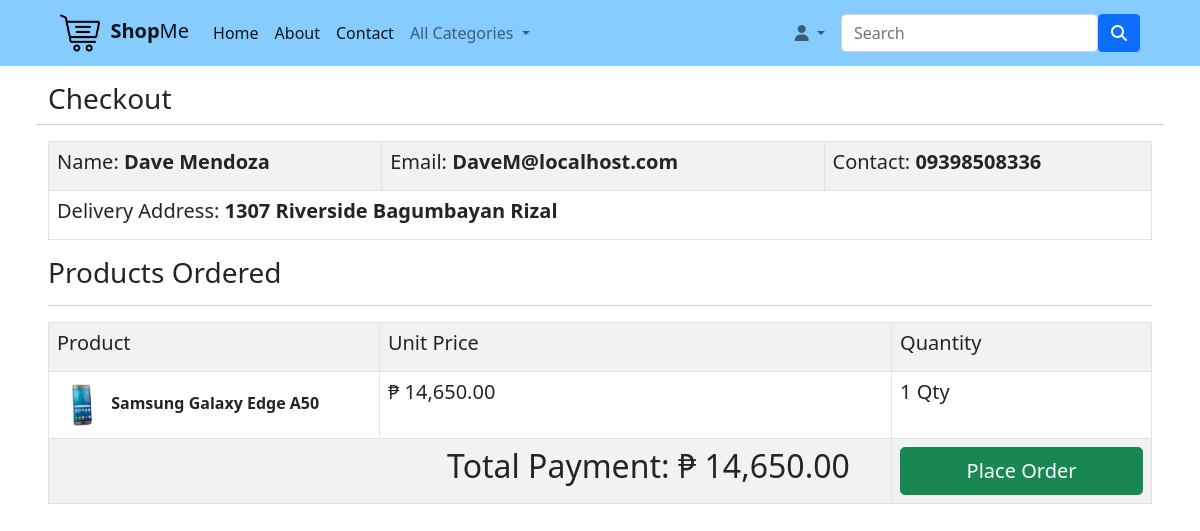
Page /checkout.php (signed in) on the committed database.
### tables this page shows
CREATE TABLE `user_customer` (
  `User_ID` int(11) NOT NULL COMMENT 'Auto generated ID',
  `fullname` text NOT NULL COMMENT 'Full Name of The User',
  `email` varchar(255) NOT NULL COMMENT 'Any email address',
  `password` varchar(255) NOT NULL COMMENT 'Login Password of the User',
  `address` varchar(255) NOT NULL COMMENT 'address of the User',
  `contact` varchar(11) NOT NULL COMMENT 'Mobile Number of the User'
);

CREATE TABLE `order_details` (
  `PO_ID` int(11) NOT NULL COMMENT 'Purchase Order ID',
  `User_ID` int(11) NOT NULL COMMENT 'Auto generated ID of Customer User',
  `product_ID` int(11) NOT NULL COMMENT 'Ordered Product',
  `quantity` int(40) NOT NULL COMMENT 'Product Quantity'
);

CREATE TABLE `products` (
  `product_ID` int(11) NOT NULL COMMENT 'Auto generated ID',
  `category_ID` int(11) NOT NULL COMMENT 'Product category',
  `product_name` text NOT NULL COMMENT 'Name of the Product',
  `product_price` double NOT NULL COMMENT 'Price of the product',
  `productDesc` text NOT NULL COMMENT 'Description of a Product',
  `product_image` varchar(100) NOT NULL COMMENT 'Product Image'
);

### checkout.php (the view, shortened to what this page needs)
<?php
	if(isset($_SESSION['User_ID']) && isset($_SESSION['fullname'])){
?>
<!DOCTYPE html>
<html>
   <head>
   	<link rel="stylesheet" type="text/css" href="style/mystyle.css">
		<link href="https://cdn.jsdelivr.net/npm/bootstrap@5.1.3/dist/css/bootstrap.min.css" rel="stylesheet">
   </head>
   <body>
		<nav class="navbar sticky-top navbar-expand-lg navbar-light px-5">
		  <div class="container-fluid">
		    <a class="navbar-brand" href="home.php"><img class="navImg" src="images/logoMain.png"/>&nbsp&nbsp<b>Shop</b>Me</a>
		    <div class="collapse navbar-collapse" id="navbarSupportedContent">
		      <ul class="navbar-nav me-auto mb-2 mb-lg-0">
		        <li class="nav-item">
		          <a class="nav-link active" aria-current="page" href="home.php" >Home</a>
		        </li>
		         <li class="nav-item active">
		         	 <a class="nav-link active" aria-current="page" href="#">About</a>
		         </li>
		         <li class="nav-item active">
		         	 <a class="nav-link active" aria-current="page" href="#">Contact</a>
		         </li>
					 <li class="nav-item dropdown">
			          <a class="nav-link dropdown-toggle" href="#" id="navbarDropdown" role="button" data-bs-toggle="dropdown" aria-expanded="false">
			            All Categories
			          </a>
			            <?php
			            	include "db_conn.php";
						   ?>
			        </li>
		      </ul>
		      	<ul class="navbar-nav nav nav-pills mb-2 mb-lg-0">
		        <li class="nav-item dropdown px-2">
		          <a class="nav-link dropdown-toggle" href="#" id="navbarDropdown" role="button" data-bs-toggle="dropdown" aria-expanded="false">
		          	<b><i class="fas fa-user"></i></b>
		          </a>
		        </li>
		      </ul>
		      <form class="d-flex">
		        <input class="form-control mb-lg-0" type="search" placeholder="Search" aria-label="Search">
		        <button class="btn btn-primary" type="submit"><i class="fas fa-search"></i></button>
		      </form>
		    </div>
		  </div>
		</nav>
        <div class="px-5">
        	 <div class="row text-left py-3">
        	 	<h3>Checkout</h3>
        	 	<hr>
        	 	<form action="sendOrder.php" method="post" enctype="multipart/form-data">
        	 	<table class="table table-bordered table-xxl table-striped">
        	 		<tr>
        	 		<td>
        	 			<?php
        	 			$getCustomerUser = $_SESSION['fullname'];
        	 			  $sql = "SELECT * FROM user_customer WHERE fullname = '$getCustomerUser'";
						       $stmt = $conn->prepare($sql);
						            	$stmt->execute();
						       $getCustomerUser = $_SESSION['fullname'];
						       foreach($stmt as $row){
						       	$getEmail = $row['email'];
						       	$getContact = $row['contact'];
						       	$getAddress = $row['address'];
							    }
        	 				echo "<h5> Name: <b>".$getCustomerUser."</b></h5>";
        	 			?>
        	 		</td>
        	 		<td>
        	 			<?php
        	 			echo "<h5> Email: <b>".$getEmail."</b></h5>";
        	 			?>
        	 		</td>
        	 		<td>
        	 			<?php
        	 			echo "<h5> Contact: <b>".$getContact."</b></h5>";
        	 			?>
        	 		</td>
        	 	</tr>
        	 	<tr>
        	 		<td colspan="3">
        	 			<?php
        	 			echo "<h5> Delivery Address: <b>".$getAddress."</b></h5>";
        	 			?>
        	 		</td>
        	 	</tr>
        	 	</table>
        	 	<h3>Products Ordered</h3>
        	 	<hr>
        	 	<table class="table table-bordered table-xxl table-striped">
        	 		<tr>
        	 			<th>
        	 				<h5>Product</h5>
        	 			</th>
        	 			<th>
        	 				<h5>Unit Price</h5>
        	 			</th>
        	 			<th>
        	 				<h5>Quantity</h5>
        	 			</th>
        	 		</tr>
        	 		<tr>
        	 			<?php
        	 				$UserID = $_SESSION['User_ID'];
                   $sql = "SELECT * FROM products
                   		   LEFT JOIN order_details
                   		   ON products.product_ID = order_details.product_ID
                   		   WHERE User_ID = '$UserID'";
				       $stmt = $conn->prepare($sql);
				            	$stmt->execute();
				        foreach($stmt as $row){
        	 			?>
        	 			<td width="30%" height="10%"><img src="uploaded_img/<?php echo $row['product_image']; ?>"height="50">
        	 				<b><?php echo $row['product_name']?></b>
        	 			</td>
        	 			<td><h5>&#8369; <?php echo number_format($row['product_price'],2)?></h5></td>
        	 			<td><h5><?php echo $row['quantity']?> Qty</h5></td>
        	 		</tr>
        	 		<?php
        	 			}
        	 		?>
        	 		<tr>
        	 			<?php
        	 					 $sql = "SELECT * FROM products
			                   		   LEFT JOIN order_details
			                   		   ON products.product_ID = order_details.product_ID
			                   		   WHERE User_ID = '$UserID'";
						       $stmt = $conn->prepare($sql);
						            	$stmt->execute();
						       $total = 0;
						       foreach($stmt as $row){
							        	$total =  $total + $row['quantity'] * $row['product_price'];
							        }
        	 					?>
        	 			<td colspan="2" align="right">
        	 				<h2>
        	 					Total Payment: &#8369;
        	 					<?php echo number_format($total, 2)?>
        	 				</h2>
        	 			</td>
        	 			<td align="center">
        	 				<div class="d-grid gap-2">
        	 				<button type="submit" class="btn btn-success btn-lg" name="addOrder" v>Place Order</button>
        	 			</form>
        	 			</div>
       	</div>
   </body>
</html>
<?php }else{
	header("Location: login.php");
	exit;
	}
?>

### style/mystyle.css (style rules this page uses)
.navbar { background-color: #87CCFF; }
nav img { width: 40px; }

### rows in the picture
user_customer: email "DaveM@localhost.com", contact "09398508336", address "1307 Riverside Bagumbayan Rizal"
order_details: product_ID.product_image (picture), product_ID.product_name "Samsung Galaxy Edge A50", product_ID.product_price "14,650.00", quantity "1"

### other values in the picture
$getCustomerUser "Dave Mendoza"
$total "14,650.00"
